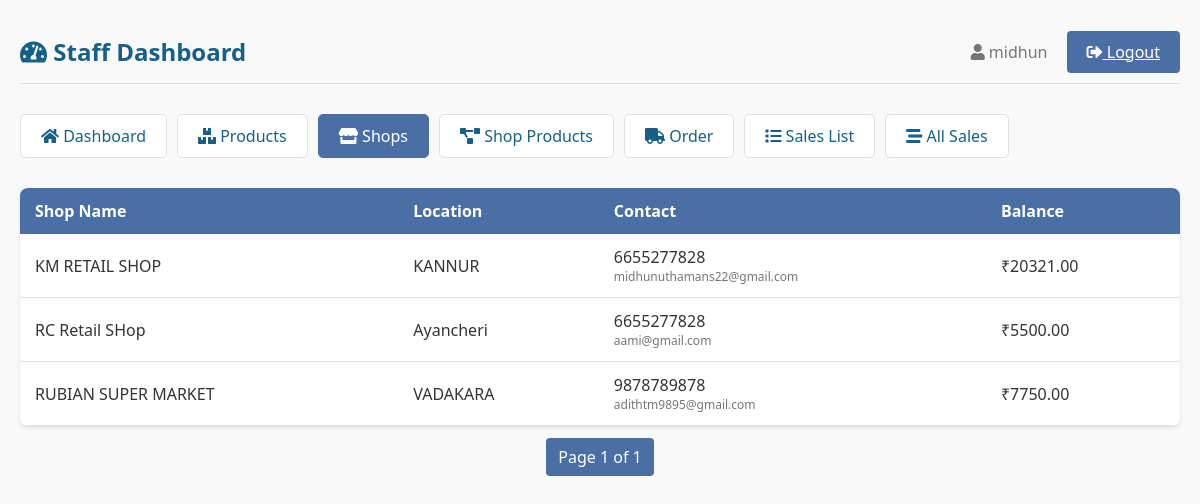
The page /shops/ (signed in) on the database its author committed.
### shop_app/models.py (models this page shows, shortened)
class Shop(models.Model):
    name = models.CharField(max_length=255)
    location = models.CharField(max_length=255, blank=True)
    phone = models.CharField(max_length=20, blank=True)
    email = models.EmailField()
    balance = models.DecimalField(max_digits=10, decimal_places=2, default=0.0)

### shop_app/views.py (the view)
# urls.py: path('shops/', shop_list, name='shop_list'),
@login_required
@user_passes_test(lambda u: u.is_staff)
def shop_list(request):
    shops = Shop.objects.all().order_by('name')
    paginator = Paginator(shops, 10)  # Show 10 shops per page
    page_number = request.GET.get('page')
    page_obj = paginator.get_page(page_number)
    context = {
        'page_obj': page_obj,
    }
    return render(request, 'staff_app/shop_list.html', context)

### templates/staff_app/shop_list.html (shortened to what this page needs)
{% extends 'staff_app/dashboard.html' %}
{% block content %}
<div class="table-container">
    <table>
        <thead>
            <tr>
                <th>Shop Name</th>
                <th>Location</th>
                <th>Contact</th>
                <th>Balance</th>
            </tr>
        </thead>
        <tbody>
            {% for shop in page_obj %}
            <tr>
                <td>{{ shop.name }}</td>
                <td>{{ shop.location }}</td>
                <td>
                    <div>{{ shop.phone }}</div>
                    <div class="default-price">{{ shop.email }}</div>
                </td>
                <td>₹{{ shop.balance }}</td>
            </tr>
            {% empty %}
            <tr>
                <td colspan="5" style="text-align: center;">No shops found</td>
            </tr>
            {% endfor %}
        </tbody>
    </table>
</div>
<div class="pagination">
    <span class="step-links">
        <span class="current">
            Page {{ page_obj.number }} of {{ page_obj.paginator.num_pages }}
        </span>
    </span>
</div>
{% endblock %}

### templates/staff_app/dashboard.html (shortened to what this page needs)
<!DOCTYPE html>
<html lang="en">
<head>
    <link href="https://cdnjs.cloudflare.com/ajax/libs/font-awesome/5.15.4/css/all.min.css" rel="stylesheet">
</head>
<body>
    <div class="container">
        <div class="header">
            <h2><i class="fas fa-tachometer-alt"></i> Staff Dashboard</h2>
            <div>
                <span style="margin-right: 15px; color: var(--dark-gray);">
                    <i class="fas fa-user"></i> {{ request.user.username }}
                </span>
                <a href="{% url 'staff_logout' %}" class="btn btn-primary">
                    <i class="fas fa-sign-out-alt"></i> Logout
                </a>
            </div>
        </div>
        <div class="nav-menu">
            <a href="{% url 'staff_dashboard' %}" class="nav-link {% if request.resolver_match.url_name == 'staff_dashboard' %}active{% endif %}">
                <i class="fas fa-home"></i> Dashboard
            </a>
            <a href="{% url 'product_list' %}" class="nav-link {% if request.resolver_match.url_name == 'product_list' %}active{% endif %}">
                <i class="fas fa-boxes"></i> Products
            </a>
            <a href="{% url 'shop_list' %}" class="nav-link {% if request.resolver_match.url_name == 'shop_list' %}active{% endif %}">
                <i class="fas fa-store"></i> Shops
            </a>
            <a href="{% url 'shop_product_list' %}" class="nav-link {% if request.resolver_match.url_name == 'shop_product_list' %}active{% endif %}">
                <i class="fas fa-project-diagram"></i> Shop Products
            </a>
            <a href="{% url 'create_sale' %}" class="nav-link {% if request.resolver_match.url_name == 'create_sale' %}active{% endif %}">
                <i class="fas fa-truck"></i> Order
            </a>
            <a href="{% url 'sale_list' %}" class="nav-link {% if request.resolver_match.url_name == 'sale_list' %}active{% endif %}">
                <i class="fas fa-list"></i> Sales List
            </a>
            <a href="{% url 'all_sales' %}" class="nav-link {% if request.resolver_match.url_name == 'all_sales' %}active{% endif %}">
                <i class="fas fa-stream"></i> All Sales
            </a>
        </div>
        {% block content %}{% endblock %}
    </div>
</body>
</html>

### templates/staff_app/dashboard.html (style rules this page uses)
:root { --primary-color: #4a6fa5; --secondary-color: #166088; --accent-color: #4fc3f7; --light-gray: #f5f5f5; --medium-gray: #e0e0e0; --dark-gray: #757575; --success-color: #4caf50; --warning-color: #ff9800; --danger-color: #36bef4; }
body { font-family: 'Segoe UI', Tahoma, Geneva, Verdana, sans-serif; margin: 0; padding: 0; background-color: #f9f9f9; color: #333; }
.container { max-width: 1200px; margin: 0 auto; padding: 20px; }
.header { display: flex; justify-content: space-between; align-items: center; padding: 15px 0; border-bottom: 1px solid var(--medium-gray); margin-bottom: 30px; }
.header h2 { color: var(--secondary-color); margin: 0; }
.nav-menu { display: flex; gap: 10px; margin-bottom: 30px; }
.nav-link { padding: 10px 20px; background-color: white; text-decoration: none; color: var(--secondary-color); border-radius: 5px; border: 1px solid var(--medium-gray); font-weight: 500; transition: all 0.3s ease; }
.nav-link.active { background-color: var(--primary-color); color: white; border-color: var(--primary-color); }
.btn { padding: 10px 20px; border: none; border-radius: 4px; cursor: pointer; font-weight: 500; transition: background-color 0.3s; }
.btn-primary { background-color: var(--primary-color); color: white; }
.table-container { background-color: white; border-radius: 8px; box-shadow: 0 2px 4px rgba(0,0,0,0.1); overflow: hidden; }
table { width: 100%; border-collapse: collapse; }
th { background-color: var(--primary-color); color: white; padding: 12px 15px; text-align: left; }
td { padding: 12px 15px; border-bottom: 1px solid var(--medium-gray); }
.default-price { font-size: 12px; color: var(--dark-gray); }
.pagination { display: flex; justify-content: center; padding: 20px 0; }
.pagination .current { margin: 0 5px; padding: 8px 12px; background-color: var(--primary-color); color: white; border-radius: 4px; }

### rows shown on the page
Shop: name "KM RETAIL SHOP", location "KANNUR", phone "6655277828", email "midhunuthamans22@gmail.com", balance "20321.00"
Shop: name "RC Retail SHop", location "Ayancheri", phone "6655277828", email "aami@gmail.com", balance "5500.00"
Shop: name "RUBIAN SUPER MARKET", location "VADAKARA", phone "9878789878", email "adithtm9895@gmail.com", balance "7750.00"

### other values the page prints
{{ request.user.username }} "midhun"
{{ page_obj.number }} "1"
{{ page_obj.paginator.num_pages }} "1"
